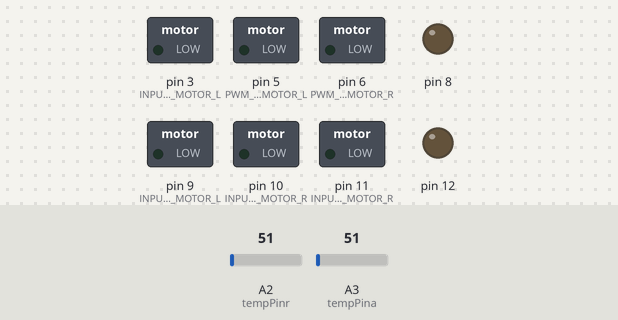
Bench run of a sketch on a simulated Arduino Nano, built with avr-gcc and run on an emulated ATmega328P. Shown: switched loads named in the sketch (green lamp = pin HIGH), output pins drawn as LEDs (lit = HIGH). Inputs (shaded band) come from the test bench; at power-on: A2 (tempPinr) = 51, A3 (tempPina) = 51.

Above: at 1.2 s.
1.3 s: A2 (tempPinr) set to 67
2.8 s: A2 (tempPinr) set to 79
At 3.6 s:
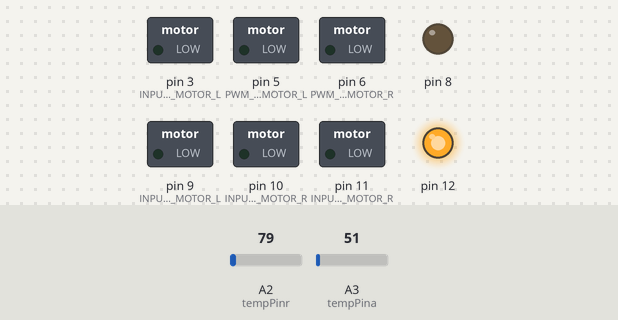
4.3 s: A3 (tempPina) set to 66
5.8 s: A3 (tempPina) set to 79
At 7.0 s:
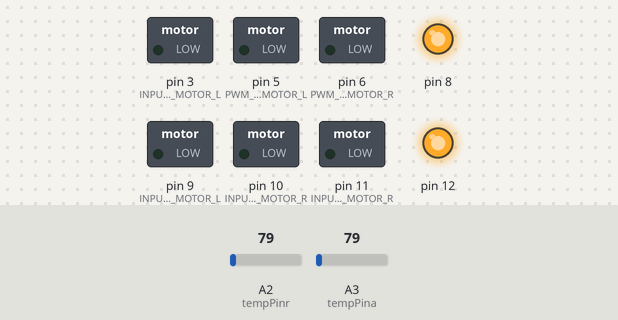
7.3 s: A2 (tempPinr) set to 71
At 8.2 s:
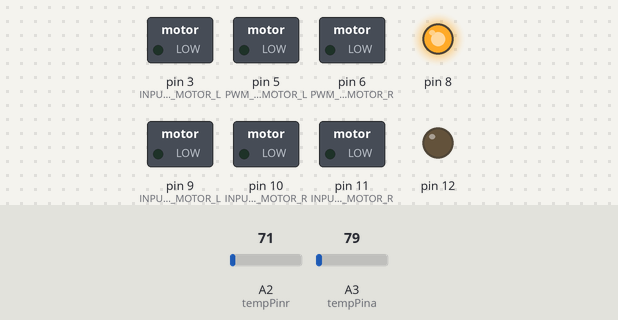
8.8 s: A2 (tempPinr) set to 86
At 9.4 s:
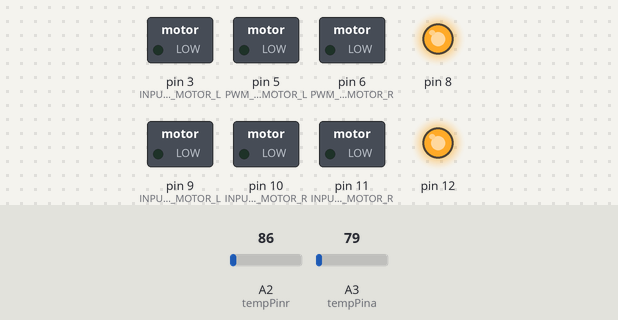
Timing chart, 0 to 11.3 s (numbered marks = the images above; inputs shaded):
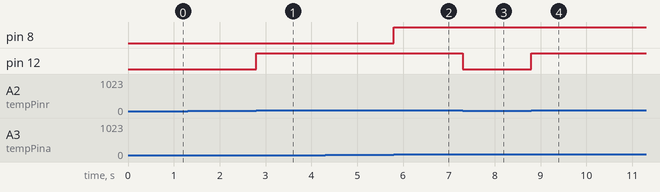

The sketch:

Roue_immobile.ino
```cpp
// Code de l'Arduino Nano gérant le PWM des moteurs du chevalier
//Ce code pemet de faire des tests
//Il actionne les ventillateurs et une LED
// Dany Valado Domminique Humbert
// 23.06.18


#define PWM_OUTPUT_MOTOR_L 5 // Pin 4 où sort le pwm du moteur 2
#define INPUT_4_MOTOR_L    9  // Pin 9 pour un sens
#define INPUT_3_MOTOR_L    3  // Pin 3 pour l'autre sens

#define PWM_OUTPUT_MOTOR_R 6 // Pin 7 où sort le pwm du moteur 1
#define INPUT_2_MOTOR_R    10  // Pin 10 pour un sens
#define INPUT_1_MOTOR_R    11  // Pin 11 pour l'autre sens

//------------Contrôle de la température-------//
int valr;
int tempPinr = A2;
int vall;
int tempPina = A3;


void setup()
{
  //Moteur droite
  pinMode(PWM_OUTPUT_MOTOR_R,      OUTPUT);
  pinMode(INPUT_1_MOTOR_R,         OUTPUT);
  pinMode(INPUT_2_MOTOR_R,         OUTPUT);
  //Input 1 et 2 : pont en H du moteur droite

  //Moteur gauche
  pinMode(PWM_OUTPUT_MOTOR_L,      OUTPUT);
  pinMode(INPUT_3_MOTOR_L,         OUTPUT);
  pinMode(INPUT_4_MOTOR_L,         OUTPUT);
  //Input 3 et 4 : pont en H du moteur droite

  digitalWrite(INPUT_1_MOTOR_R,    LOW);
  digitalWrite(INPUT_2_MOTOR_R,    LOW);
  digitalWrite(INPUT_3_MOTOR_L,    LOW);
  digitalWrite(INPUT_4_MOTOR_L,    LOW);
  //Les deux ponts en H sont en HIGH et HIGH => bloqués

  pinMode (8, OUTPUT);
  pinMode (12, OUTPUT);
  pinMode (A2, INPUT);
  pinMode (A3, INPUT);
  digitalWrite(2, LOW); //Eteint la led d'urgence

  //Démarage des ventilateurs

  pinMode (4, INPUT);//désactivation de pin
  pinMode (5, INPUT);//désactivation de pin


  Serial.begin(9600);
}


void loop()
{
  valr = analogRead(tempPinr);
  int mvr = ( valr / 1024.0) * 5000;
  int celr = mvr / 10;

  // Serial.println (celr);
  if (celr > 35) {
    digitalWrite (12, HIGH);
  }
  else {
    digitalWrite (12, LOW);
  }

  vall = analogRead(tempPina);
  int mva = ( vall / 1024.0) * 5000;
  int cela = mva / 10;
  //  Serial.println (cela);

  if (cela > 35) {
    digitalWrite (2, HIGH);
    digitalWrite (8, HIGH);
    //digitalWrite (12, HIGH); //Allume les ventilateurs
    // digitalWrite (7, LOW);
    // digitalWrite (10, LOW);//Eteint le moteur
  }
  else if (cela < 30) {
    digitalWrite (2, LOW);
    digitalWrite (8, LOW);
    //digitalWrite (12, LOW); //Eteint les ventilateurs
  }

  digitalWrite(INPUT_1_MOTOR_R,    LOW);
  digitalWrite(INPUT_2_MOTOR_R,    LOW);
  digitalWrite(INPUT_3_MOTOR_L,    LOW);
  digitalWrite(INPUT_4_MOTOR_L,    LOW);

  analogWrite(PWM_OUTPUT_MOTOR_R, 0);
  analogWrite(PWM_OUTPUT_MOTOR_L, 0);

}
```

Measured:
- the behaviour switches between 73 and 74 on A2 (tempPinr) (found by bisection; images 0 and 1)
- the behaviour switches between 73 and 74 on A3 (tempPina) (found by bisection; images 1 and 2)
- after the input at 1.3 s, every drawn part: stays the same
- after the input at 2.8 s, pin 12: LOW → HIGH at once
- after the input at 4.3 s, every drawn part: stays the same
- after the input at 5.8 s, pin 8: LOW → HIGH at once
- after the input at 7.3 s, pin 12: HIGH → LOW at once
- after the input at 8.8 s, pin 12: LOW → HIGH at once
